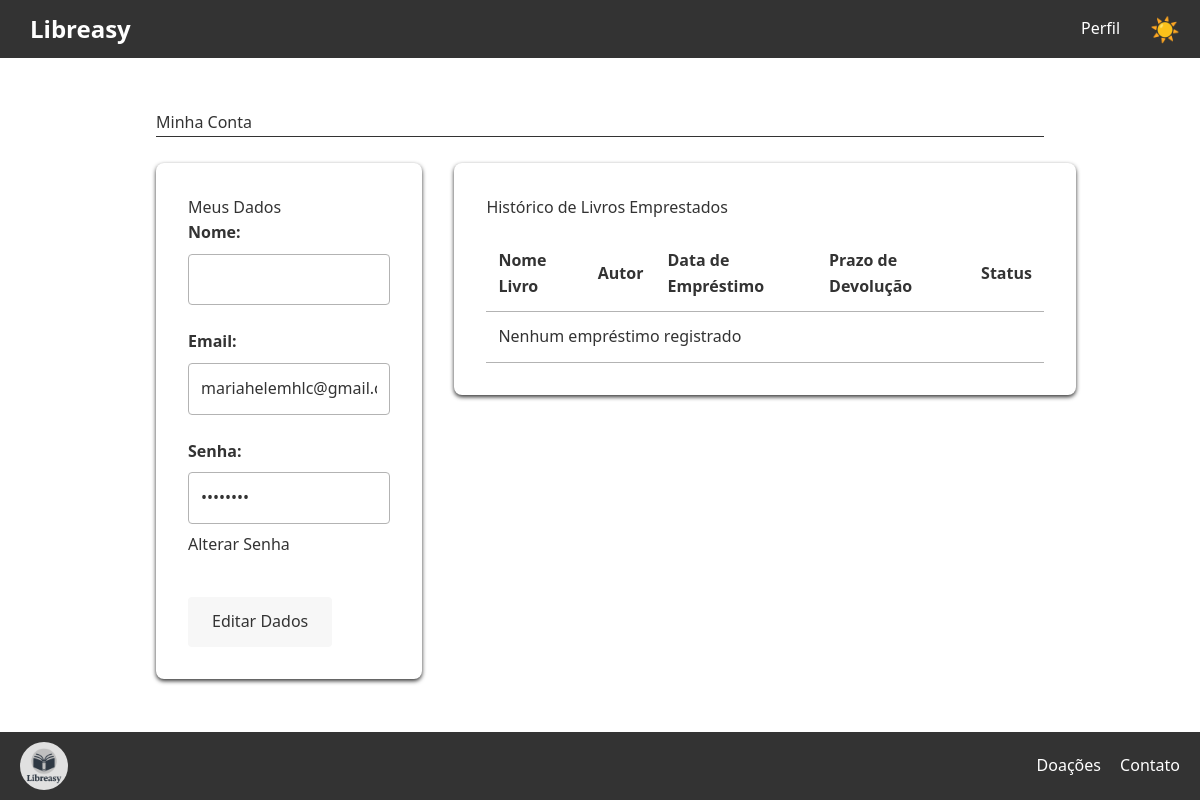
Before: /minha-conta/ (signed in) with the older database file.
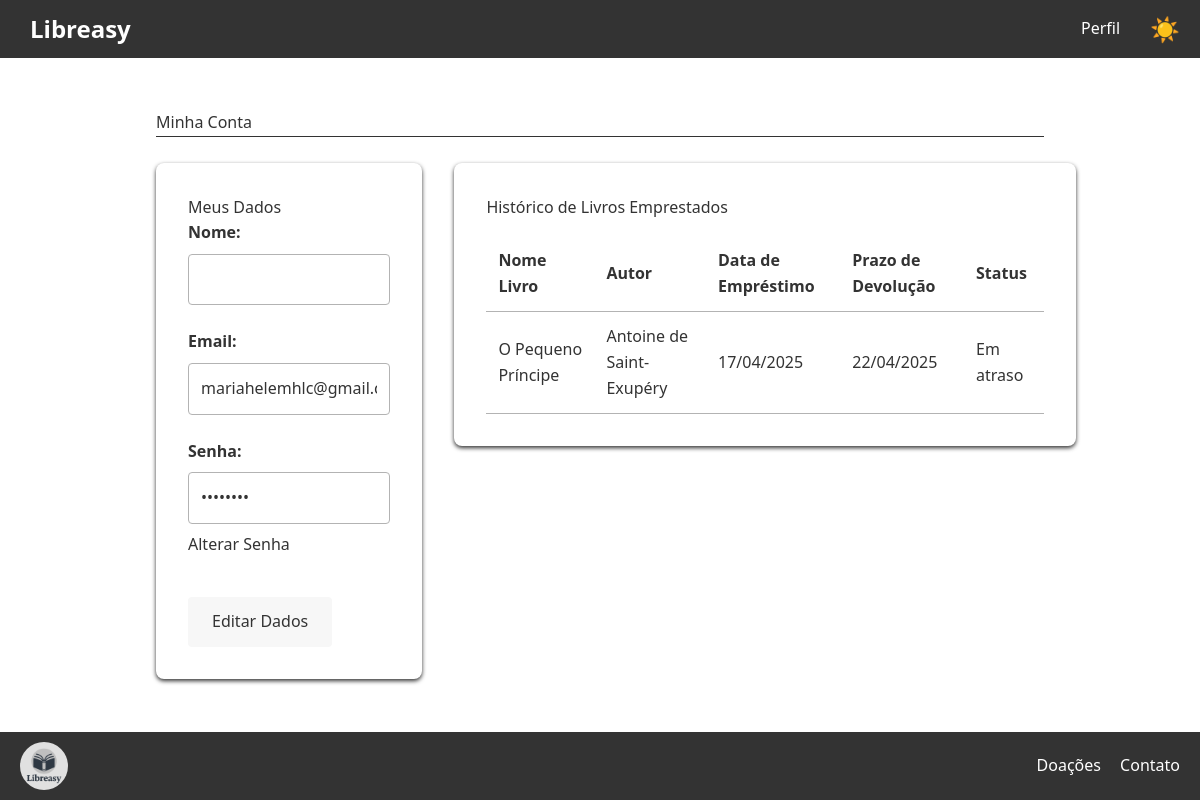
After: the same page with the newer database file.
### emprestimos/models.py (models this page shows, shortened)
class Emprestimo(models.Model):
    STATUS_CHOICES = [
        ('EMPRESTADO', 'Emprestado'),
        ('EM_ATRASO', 'Em atraso'),
        ('DEVOLVIDO', 'Devolvido'),
    ]
    usuario = models.ForeignKey(User, on_delete=models.CASCADE, verbose_name='Usuário')
    livro = models.ForeignKey(Livro, on_delete=models.PROTECT, verbose_name='Livro')
    copia_id = models.CharField(max_length=50, verbose_name='ID da Cópia', help_text='Identificador único da cópia física')
    data_emprestimo = models.DateField(default=timezone.now, verbose_name='Data de Empréstimo')
    data_devolucao = models.DateField(verbose_name='Data de Devolução')
    data_devolucao_real = models.DateField(null=True, blank=True, verbose_name='Data Real de Devolução')
    status = models.CharField(max_length=20, choices=STATUS_CHOICES, default='EMPRESTADO', verbose_name='Status')
    class Meta:
        verbose_name = 'Empréstimo'
        verbose_name_plural = 'Empréstimos'
        ordering = ['-data_emprestimo']
    def atualizar_status(self):
        hoje = timezone.now().date()
        if self.status != 'DEVOLVIDO':
            if hoje > self.data_devolucao:
                self.status = 'EM_ATRASO'
            else:
                self.status = 'EMPRESTADO'
            self.save()
        return self.status

### livros/models.py (models this page shows, shortened)
class Livro(models.Model):
    title = models.CharField(max_length=100, verbose_name='Título')
    editora = models.ForeignKey(Editora, on_delete=models.PROTECT,
        related_name='livros', verbose_name='Editora')
    gênero = models.ForeignKey(Gênero, on_delete=models.PROTECT,
        related_name='livros', verbose_name='Gênero')
    autor = models.ForeignKey(Autor, on_delete=models.PROTECT,
    related_name='livros', verbose_name='Autor')
    capa_url = models.URLField(
        max_length=500,
        blank=True,
        null=True,
        help_text="URL completa da imagem (ex: https://exemplo.com/imagem.jpg)"
    )
    price = models.DecimalField(max_digits=10, decimal_places=2, verbose_name='Preço')
    is_active = models.BooleanField(default=True, verbose_name='Ativo')
    description = models.TextField(null=True, blank=True, verbose_name='Descrição')
    created_at = models.DateTimeField(auto_now_add=True, verbose_name='Criado em')
    updated_at = models.DateTimeField(auto_now=True, verbose_name='Atualizado em')
    class Meta:
        ordering = ['title']
        verbose_name = 'Livro'

class Autor(models.Model):
    name = models.CharField(max_length=100, verbose_name='Nome')
    is_active = models.BooleanField(default=True, verbose_name='Ativo')
    description = models.TextField(null=True, blank=True, verbose_name='Descrição')
    created_at = models.DateTimeField(auto_now_add=True, verbose_name='Criado em')
    updated_at = models.DateTimeField(auto_now=True, verbose_name='Atualizado em')
    class Meta:
        ordering = ['name']
        verbose_name = 'Autor'

### livros/views.py (the view)
# urls.py: path('minha-conta/', views.minha_conta, name='minha_conta'),
@login_required
def minha_conta(request):
    emprestimos = Emprestimo.objects.filter(usuario=request.user).order_by('-data_emprestimo')
    for emprestimo in emprestimos:
        emprestimo.atualizar_status()
    context = {
        'emprestimos': emprestimos,
    }
    return render(request, 'minha-conta.html', context)

### templates/minha-conta.html (shortened to what this page needs)
{% extends 'base.html' %}
{% load static %}
{% block body_class %}minha-conta{% endblock %}
{% block content %}
<div class="minha-conta-container">
    <h1> Minha Conta </h1>
    <hr>
    <br>
    <div class="account-sections-wrapper">
        <div class="user-info-section">
            <h2>Meus Dados</h2>
            <form method="post" class="user-form">
                <div class="form-group">
                    <label for="nome">Nome:</label>
                    <input type="text" id="nome" name="nome" value="{{ user.first_name }} {{ user.last_name }}" disabled>
                </div>
                <div class="form-group">
                    <label for="email">Email:</label>
                    <input type="email" id="email" name="email" value="{{ user.email }}" disabled>
                </div>
                <div class="form-group">
                    <label for="senha">Senha:</label>
                    <input type="password" id="senha" name="senha" value="********" disabled>
                    <a href="#" class="change-password">Alterar Senha</a>
                </div>
                <button type="button" class="edit-btn" onclick="enableEditing()">Editar Dados</button>
            </form>
        </div>
        <div class="loan-history-section">
            <h2>Histórico de Livros Emprestados</h2>
            <div class="table-responsive">
                <table class="loan-history-table">
                    <thead>
                        <tr>
                            <th>Nome Livro</th>
                            <th>Autor</th>
                            <th>Data de Empréstimo</th>
                            <th>Prazo de Devolução</th>
                            <th>Status</th>
                        </tr>
                    </thead>
                    <tbody>
                        {% for emprestimo in emprestimos %}
                        <tr>
                            <td>{{ emprestimo.livro.title }}</td>
                            <td>{{ emprestimo.livro.autor.name }}</td>
                            <td>{{ emprestimo.data_emprestimo|date:"d/m/Y" }}</td>
                            <td>{{ emprestimo.data_devolucao|date:"d/m/Y" }}</td>
                            <td class="status-{{ emprestimo.status|lower }}">
                                {% if emprestimo.status == 'EMPRESTADO' %}
                                    Emprestado
                                {% elif emprestimo.status == 'EM_ATRASO' %}
                                    Em atraso
                                {% else %}
                                    Devolvido
                                {% endif %}
                            </td>
                        </tr>
                        {% empty %}
                        <tr>
                            <td colspan="5">Nenhum empréstimo registrado</td>
                        </tr>
                        {% endfor %}
                    </tbody>
                </table>
            </div>
        </div>
    </div>
</div>
{% endblock %}

### templates/base.html (shortened to what this page needs)
{% load static %}
<!DOCTYPE html>
<html lang="pt-BR">
<head>
    <link rel="stylesheet" href="{% static 'css/style.css' %}" />
    <script src="https://unpkg.com/@tailwindcss/browser@4"></script>
</head>
<body class="{% block body_class %}{% endblock %}">
<header>
    <div class="header-left">
        <a href="{% url 'home' %}" class="logo">Libreasy</a>
    </div>
    <div class="header-right">
        <nav>
            <ul>
                <li class="dropdown">
                    <a href="#" class="perfil-btn">Perfil</a>
                </li>
                <li>
                    <button id="theme-toggle">🌙</button>
                </li>
            </ul>
        </nav>
    </div>
</header>
    <main>
        {% block content %}{% endblock %}
    </main>
    <footer>
        <div class="footer-left">
            <img class="h-8 hover:animate-bounce rounded-full" src="{% static 'Images/Libreasy_logo.jpg' %}" alt="Logo Libreasy" class="footer-logo"/>
        </div>
        <div class="footer-right">
            <a href="{% url 'doacoes' %}">Doações</a>
            <a href="{% url 'contato' %}">Contato</a>
        </div>
    </footer>
</body>
</html>

### static/css/Style.css (style rules this page uses)
* { margin: 0; padding: 0; box-sizing: border-box; }
:root { --background-color: #FFFFFF; --text-color: #333333; --header-footer-bg: #333333; --header-footer-text: #ffffff; --button-bg: #333333; --button-text: #ffffff; --border-color: #B3B3B3; --livro-bg: #f7f7f7; }
html, body { height: 100%; margin: 0; display: flex; flex-direction: column; }
body { display: flex; font-family: 'Segoe UI', Tahoma, Geneva, Verdana, sans-serif; line-height: 1.6; background-color: var(--background-color); color: var(--text-color); transition: background-color 0.3s, color 0.3s; font-size: 1em; }
header { display: flex; justify-content: space-between; align-items: center; padding: 0.625em 1.25em; background-color: var(--header-footer-bg); color: var(--header-footer-text); }
header .header-left { margin-left: 10px; display: flex; align-items: center; }
header .logo { font-size: 1.5em; font-weight: bold; color: var(--header-footer-text); text-decoration: none; }
header .header-right nav ul { list-style: none; display: flex; align-items: center; gap: 1.25em; }
header .header-right nav ul li { position: relative; }
header .header-right nav ul li a { color: var(--header-footer-text); text-decoration: none; padding: 0.3125em 0.625em; border-radius: 0.3125em; transition: background-color 0.3s; }
#theme-toggle { background: none; border-radius: 1em; font-size: 1.5em; cursor: pointer; color: var(--header-footer-text); }
main { display: flex; flex: 1; padding: 1.25em; gap: 1.25em; margin-left: 10%; margin-right: 10%; }
footer { display: flex; justify-content: space-between; align-items: center; padding: 0.625em 1.25em; background-color: var(--header-footer-bg); color: var(--header-footer-text); }
footer .footer-left img { height: 3.0em; width: 3.0em; }
footer .footer-right a { color: var(--header-footer-text); text-decoration: none; margin-left: 0.9375em; }

### templates/minha-conta.html (style rules this page uses)
.minha-conta-container { max-width: 1200px; margin: 2rem auto; padding: 0 1rem; }
.account-sections-wrapper { display: flex; gap: 2rem; align-items: flex-start; }
.user-info-section { flex: 0 0 30%; background: var(--background-color); border-radius: 8px; box-shadow: 0 2px 4px var(--text-color); padding: 2rem; }
.loan-history-section { flex: 0 0 70%; background: var(--background-color); border-radius: 8px; box-shadow: 0 2px 4px var(--text-color); padding: 2rem; }
.form-group { margin-bottom: 1.5rem; }
.form-group label { display: block; margin-bottom: 0.5rem; font-weight: 600; }
.form-group input { width: 100%; padding: 0.75rem; border: 1px solid var(--border-color); border-radius: 4px; font-size: 1rem; background: var(--background-color); color: var(--text-color); }
.change-password { display: inline-block; margin-top: 0.5rem; color: var(--link-color); text-decoration: none; }
.edit-btn, .save-btn { background-color: var(--livro-bg); color: var(--text-color); padding: 0.75rem 1.5rem; border: none; border-radius: 4px; cursor: pointer; font-size: 1rem; margin-top: 1rem; transition: background-color 0.3s; }
.loan-history-table { width: 100%; border-collapse: collapse; margin-top: 1rem; }
.loan-history-table th, .loan-history-table td { padding: 12px; text-align: left; border-bottom: 1px solid var(--border-color); }
.loan-history-table th { background-color: var(--table-header-bg); font-weight: 600; color: var(--text-color); }

Changed rows visible on the page:
added Emprestimo: livro "O Pequeno Príncipe", livro.autor.name "Antoine de Saint-Exupéry", data_emprestimo "17/04/2025", data_devolucao "22/04/2025", status "Em atraso"
Other visible differences:
text no longer shown: "Nenhum empréstimo registrado"
